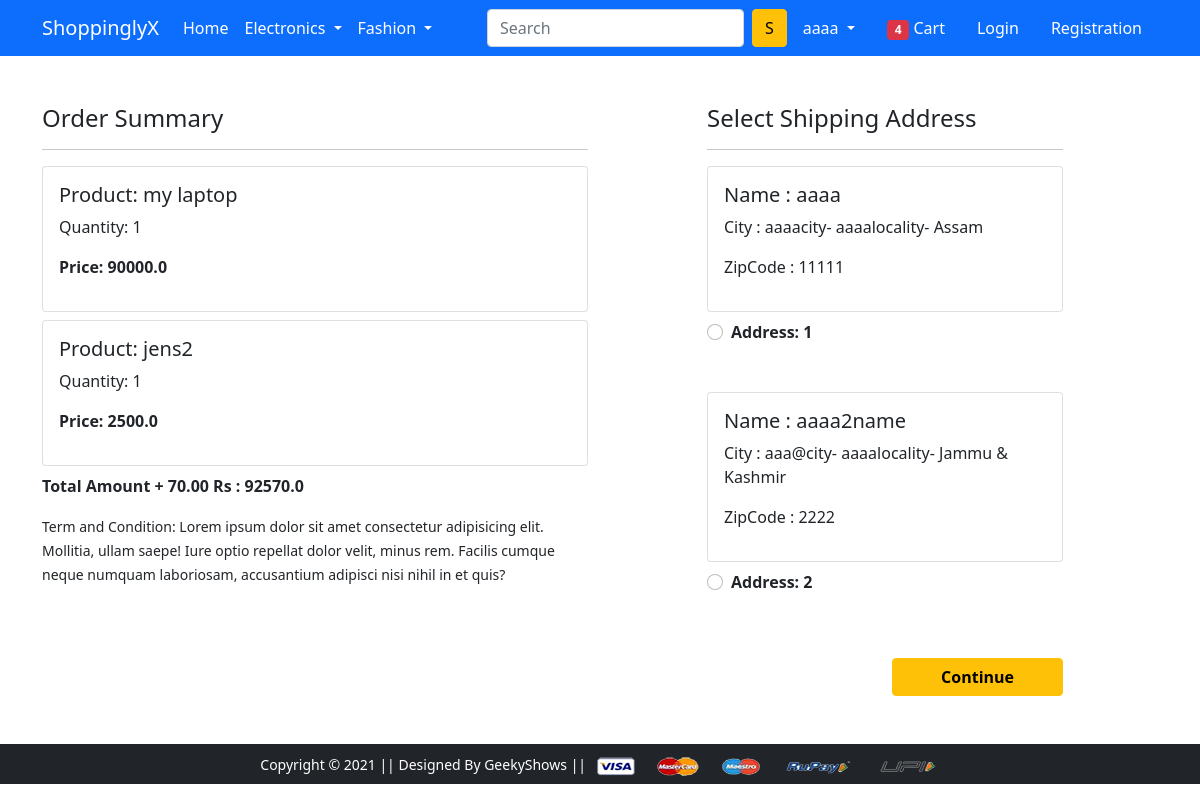
The app's page /checkout/ (signed in) with its own data.
### app/models.py (models this page shows, shortened)
class Cart(models.Model):
    user = models.ForeignKey(User, on_delete=models.CASCADE)
    product =  models.ForeignKey(Product, on_delete=models.CASCADE)
    quantity = models.PositiveIntegerField(default=1)
    @property
    def total_cost(self):
        return self.product.selling_price * self.quantity

class Product(models.Model):
    title = models.CharField(max_length=100)
    selling_price = models.FloatField()
    discounted_price = models.FloatField()
    description = models.TextField()
    brand = models.CharField(max_length=100)
    category = models.CharField(max_length=2, choices=CATEGORY_CHOICES)
    product_image = models.ImageField(upload_to='productimg')

class Customer(models.Model):
    user = models.ForeignKey(User, on_delete=models.CASCADE)
    name = models.CharField(max_length=50)
    lacality = models.CharField(max_length=50)
    city = models.CharField(max_length=50)
    zipcode = models.IntegerField()
    state = models.CharField(max_length=50, choices=STATE_CHOICES)

### app/views.py (the view)
# urls.py: path('checkout/', views.checkout, name='checkout'),
def checkout(request):
    user = request.user
    address = Customer.objects.filter(user =user)
    cart_items = Cart.objects.filter(user=request.user)
    amount = 0.0
    shipping_amount = 70
    totalamount = 0.0
    cart_product = [ p for p in Cart.objects.all() if p.user == request.user]
    if cart_product:
        for p in cart_product:
            temp_ammount = p.quantity * p.product.selling_price
            amount += temp_ammount
        totalamount = amount + shipping_amount
    all_data = {'address' :address,'amount':amount, 'totalamount':totalamount, 'cart_items':cart_items }
    return render(request, 'app/checkout.html', context=all_data)

### app/templates/app/checkout.html (shortened to what this page needs)
{% extends 'app/base.html' %}
{% load static %}
{% block main-content %}
<div class="container">
 <div class="row mt-5">
  <div class="col-sm-6">
    <h4>Order Summary</h4>
    <hr>
    {% for item in cart_items %}
    <div class="card mb-2">
      <div class="card-body">
        <h5>Product: {{item.product.title}}</h5>
        <p>Quantity: {{item.quantity}}</p>
        <p class="fw-bold">Price: {{item.total_cost}} </p>
      </div>
    </div>
    {% endfor %}
    <p class="fw-bold"> Total Amount + 70.00 Rs : {{totalamount}} </p>
    <small>Term and Condition: Lorem ipsum dolor sit amet consectetur adipisicing elit. Mollitia, ullam saepe! Iure optio repellat dolor velit, minus rem. Facilis cumque neque numquam laboriosam, accusantium adipisci nisi nihil in et quis?</small>
  </div>
  <div class="col-sm-4 offset-sm-1">
    <h4>Select Shipping Address</h4>
    <hr>
    <form action="/paymentdone">
      {%  for addres in address %}
      <div class="card">
        <div class="card-body">
        <h5>Name : {{addres.name}}</h5>
        <p>City : {{addres.city}}- {{addres.lacality}}- {{addres.state}}</p>
        <p>ZipCode : {{addres.zipcode}}</p>
        </div>
      </div>
        <div class="form-check mt-2 mb-5">
          <input class="form-check-input" type="radio" name= "custid" id="custadd{{forloop.counter}}"value="{{addres.id}}">
          <label class="form-check-label fw-bold" for="">
            Address: {{forloop.counter}} </label>
        </div>
        {% endfor %}
        <div class="text-end">
          <button type="submit" class="btn btn-warning mt-3 px-5 fw-bold">Continue</button>
        </div>
      </form>
    </div>
  </div>
</div>
{% endblock main-content %}

### app/templates/app/base.html (shortened to what this page needs)
<!doctype html>
{% load static %}
<html lang="en">
  <head>
    <link href="https://cdn.jsdelivr.net/npm/bootstrap@5.0.0-beta1/dist/css/bootstrap.min.css" rel="stylesheet">
    <link rel="stylesheet" href="{% static 'app/css/owl.carousel.min.css' %}">
    <link rel="stylesheet" href="{% static 'app/css/all.min.css' %}">
    <link rel="stylesheet" href="{% static 'app/css/style.css' %}">
  </head>
  <body>
    <nav class="navbar navbar-expand-lg navbar-dark bg-primary">
     <div class="container">
       <a class="navbar-brand" href="/">ShoppinglyX</a>
       <div class="collapse navbar-collapse" id="navbarSupportedContent">
         <ul class="navbar-nav me-auto mb-2 mb-lg-0">
           <li class="nav-item">
             <a class="nav-link active" aria-current="page" href="/">Home</a>
           </li>
           <li class="nav-item dropdown">
             <a class="nav-link dropdown-toggle text-white" href="#" id="electronicsDropdown" role="button" data-bs-toggle="dropdown" aria-expanded="false">
               Electronics
             </a>
           </li>
           <li class="nav-item dropdown">
             <a class="nav-link dropdown-toggle text-white" href="#" id="fashionDropdown" role="button" data-bs-toggle="dropdown" aria-expanded="false">
               Fashion
             </a>
           </li>
         </ul>
         <form class="d-flex">
           <input class="form-control me-2" type="search" placeholder="Search" aria-label="Search">
           <button class="btn btn-warning" type="submit">S</button>
         </form>
         <div>
          <ul class="navbar-nav me-auto mb-2 mb-lg-0">
           <li class="nav-item dropdown mx-2">
              <a class="nav-link dropdown-toggle text-white" href="#" id="profileDropdown" role="button" data-bs-toggle="dropdown" aria-expanded="false">
                {{request.user}}
              </a>
            </li>
            <li class="nav-item mx-2">
             <a href="{% url 'showcart' %}" class="nav-link text-white"><span class="badge bg-danger">4</span> Cart </a>
            </li>
            <li class="nav-item mx-2">
             <a href="{% url 'login' %}" class="nav-link text-white">Login</a>
            </li>
            <li class="nav-item mx-2">
             <a href="{% url 'customerregistration' %}" class="nav-link text-white">Registration</a>
            </li>
          </ul>
         </div>
       </div>
     </div>
    </nav>
    {% block main-content %} {% endblock main-content %}
    <footer class="container-fluid bg-dark text-center p-2 mt-5">
        <small class="text-white">Copyright &copy; 2021 || Designed By GeekyShows || </small>
        <img src="{% static 'app/images/payment.png' %}" alt="" srcset="" class="img-fluid" height="2px">
    </footer>
  </body>
</html>

### records on screen
Cart: product "my laptop", quantity "1", total_cost "90000.0"
Cart: product "jens2", quantity "1", total_cost "2500.0"
Customer: name "aaaa", city "aaaacity", lacality "aaaalocality", state "Assam", zipcode "11111"
Customer: name "aaaa2name", city "aaa@city", lacality "aaaalocality", state "Jammu & Kashmir", zipcode "2222"

### other values on screen
{{ request.user }} "aaaa"
{{ totalamount }} "92570.0"
